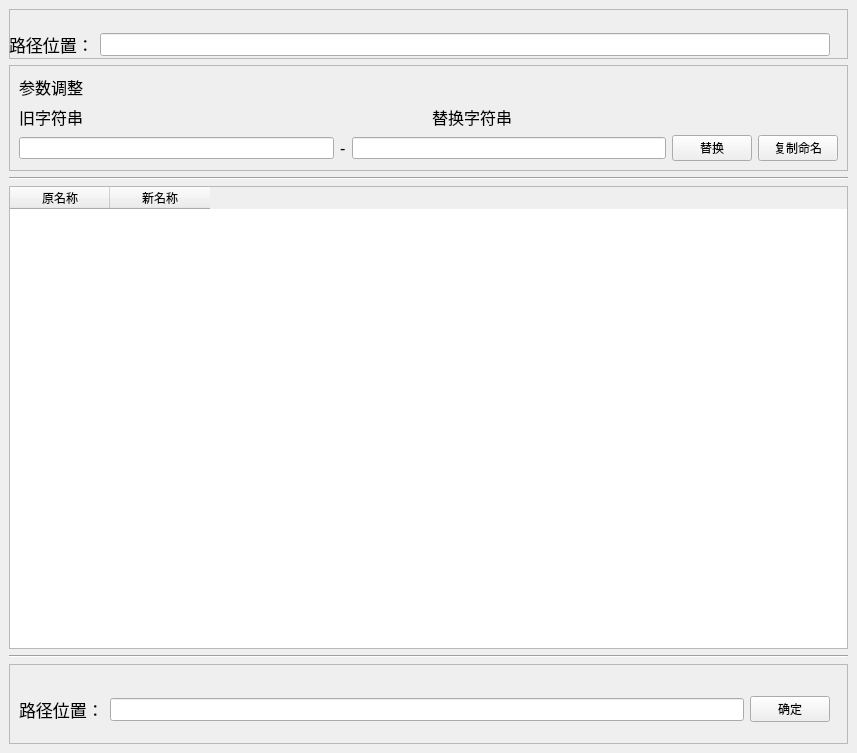
<?xml version="1.0" encoding="UTF-8"?>
<ui version="4.0">
 <class>MainWindow</class>
 <widget class="QMainWindow" name="MainWindow">
  <property name="geometry">
   <rect>
    <x>0</x>
    <y>0</y>
    <width>857</width>
    <height>753</height>
   </rect>
  </property>
  <property name="minimumSize">
   <size>
    <width>0</width>
    <height>100</height>
   </size>
  </property>
  <property name="windowTitle">
   <string>MainWindow</string>
  </property>
  <widget class="QWidget" name="centralwidget">
   <layout class="QVBoxLayout" name="verticalLayout_4">
    <item>
     <layout class="QVBoxLayout" name="verticalLayout_3">
      <item>
       <widget class="QFrame" name="frame_2">
        <property name="minimumSize">
         <size>
          <width>0</width>
          <height>50</height>
         </size>
        </property>
        <property name="frameShape">
         <enum>QFrame::StyledPanel</enum>
        </property>
        <property name="frameShadow">
         <enum>QFrame::Raised</enum>
        </property>
        <widget class="QWidget" name="">
         <property name="geometry">
          <rect>
           <x>0</x>
           <y>20</y>
           <width>821</width>
           <height>31</height>
          </rect>
         </property>
         <layout class="QHBoxLayout" name="horizontalLayout">
          <item>
           <widget class="QLabel" name="label">
            <property name="font">
             <font>
              <pointsize>13</pointsize>
             </font>
            </property>
            <property name="text">
             <string>路径位置：</string>
            </property>
           </widget>
          </item>
          <item>
           <widget class="QLineEdit" name="lineEditFilePath">
            <property name="font">
             <font>
              <pointsize>10</pointsize>
             </font>
            </property>
           </widget>
          </item>
         </layout>
        </widget>
       </widget>
      </item>
      <item>
       <widget class="QFrame" name="frame">
        <property name="minimumSize">
         <size>
          <width>0</width>
          <height>30</height>
         </size>
        </property>
        <property name="frameShape">
         <enum>QFrame::StyledPanel</enum>
        </property>
        <property name="frameShadow">
         <enum>QFrame::Raised</enum>
        </property>
        <layout class="QVBoxLayout" name="verticalLayout_2">
         <item>
          <widget class="QLabel" name="label_4">
           <property name="font">
            <font>
             <pointsize>12</pointsize>
            </font>
           </property>
           <property name="text">
            <string>参数调整</string>
           </property>
          </widget>
         </item>
         <item>
          <layout class="QHBoxLayout" name="horizontalLayout_3">
           <item>
            <widget class="QLabel" name="label_5">
             <property name="font">
              <font>
               <pointsize>12</pointsize>
              </font>
             </property>
             <property name="text">
              <string>旧字符串</string>
             </property>
            </widget>
           </item>
           <item>
            <widget class="QLabel" name="label_6">
             <property name="font">
              <font>
               <pointsize>12</pointsize>
              </font>
             </property>
             <property name="text">
              <string>替换字符串</string>
             </property>
            </widget>
           </item>
          </layout>
         </item>
         <item>
          <layout class="QHBoxLayout" name="horizontalLayout_2">
           <item>
            <widget class="QLineEdit" name="lineEditOldString"/>
           </item>
           <item>
            <widget class="QLabel" name="label_7">
             <property name="font">
              <font>
               <pointsize>12</pointsize>
              </font>
             </property>
             <property name="text">
              <string>-</string>
             </property>
            </widget>
           </item>
           <item>
            <widget class="QLineEdit" name="lineEditNewString"/>
           </item>
           <item>
            <widget class="QPushButton" name="pushButtonReplace">
             <property name="text">
              <string>替换</string>
             </property>
            </widget>
           </item>
           <item>
            <widget class="QPushButton" name="pushButtonCopyAllName">
             <property name="text">
              <string>复制命名</string>
             </property>
            </widget>
           </item>
          </layout>
         </item>
        </layout>
       </widget>
      </item>
      <item>
       <layout class="QVBoxLayout" name="verticalLayout">
        <item>
         <widget class="Line" name="line_2">
          <property name="orientation">
           <enum>Qt::Horizontal</enum>
          </property>
         </widget>
        </item>
        <item>
         <widget class="QTableWidget" name="tableWidget">
          <property name="autoFillBackground">
           <bool>false</bool>
          </property>
          <attribute name="horizontalHeaderCascadingSectionResizes">
           <bool>true</bool>
          </attribute>
          <attribute name="verticalHeaderCascadingSectionResizes">
           <bool>true</bool>
          </attribute>
          <column>
           <property name="text">
            <string>原名称</string>
           </property>
          </column>
          <column>
           <property name="text">
            <string>新名称</string>
           </property>
          </column>
         </widget>
        </item>
        <item>
         <widget class="Line" name="line_3">
          <property name="orientation">
           <enum>Qt::Horizontal</enum>
          </property>
         </widget>
        </item>
        <item>
         <widget class="QFrame" name="frame_3">
          <property name="minimumSize">
           <size>
            <width>0</width>
            <height>80</height>
           </size>
          </property>
          <property name="frameShape">
           <enum>QFrame::StyledPanel</enum>
          </property>
          <property name="frameShadow">
           <enum>QFrame::Raised</enum>
          </property>
          <widget class="QWidget" name="">
           <property name="geometry">
            <rect>
             <x>10</x>
             <y>30</y>
             <width>811</width>
             <height>31</height>
            </rect>
           </property>
           <layout class="QHBoxLayout" name="horizontalLayout_4">
            <item>
             <widget class="QLabel" name="label_2">
              <property name="font">
               <font>
                <pointsize>13</pointsize>
               </font>
              </property>
              <property name="text">
               <string>路径位置：</string>
              </property>
             </widget>
            </item>
            <item>
             <widget class="QLineEdit" name="lineEditFilePath_2">
              <property name="font">
               <font>
                <pointsize>10</pointsize>
               </font>
              </property>
             </widget>
            </item>
            <item>
             <widget class="QPushButton" name="pushButtonOK">
              <property name="text">
               <string>确定</string>
              </property>
             </widget>
            </item>
           </layout>
          </widget>
         </widget>
        </item>
       </layout>
      </item>
     </layout>
    </item>
   </layout>
  </widget>
 </widget>
 <resources/>
 <connections/>
</ui>
